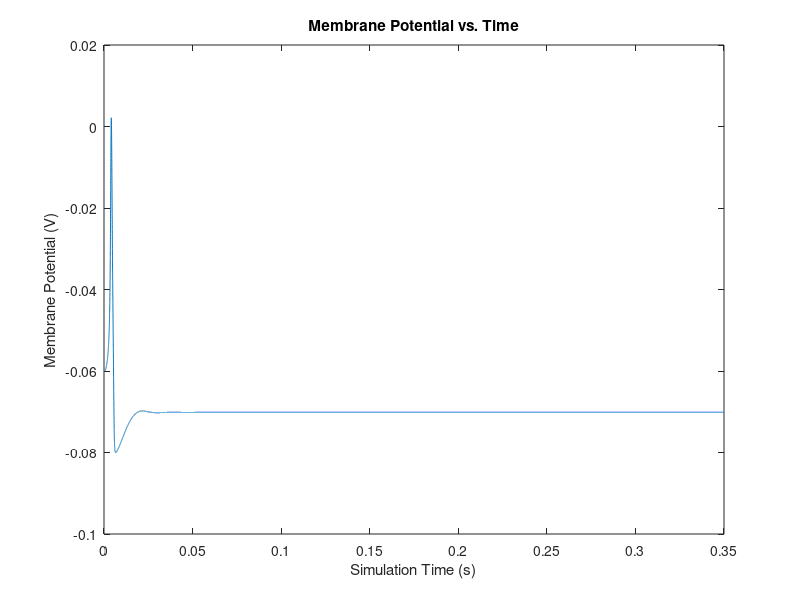

MATLAB code to generate this figure:
% Define parameters
Gl = 30e-9;  
Gnamax = 12e-6;
Gkmax = 3.6e-6;
Ena = 45e-3;
Ek = -82e-3;
El = -60e-3;
Cm = 100e-12;
Iapp = 0;

% Define time parameters
t_start = 0;  % Start time
t_end = 0.35; % End time
dt = 0.00001;   % Time step size

% Define time vector
t = t_start:dt:t_end;

% Preallocate arrays to store results
V = zeros(size(t));
m = zeros(size(t));
h = zeros(size(t));
n = zeros(size(t));

% Initial conditions
V(1) = El;

% Main simulation loop
% Matlab starts at index 1
% End at length(t)-1 because you've got i+1 indexes
for i = 1:length(t)-1
    if V(i)==-0.045
        am=100;
    else
        am=(1e5*(-V(i)-0.045))/(exp(100*(-V(i)-0.045))-1);
    end
    bm=4e3*exp((-V(i)-0.070)/(0.018));
    ah=70*exp(50*(-V(i)-0.070));
    bh=1e3/(1+exp(100*(-V(i)-0.040)));
    if V(i)==-0.06
        an=100;
    else
        an=(1e4*(-V(i)-0.060))/(exp(100*(-V(i)-0.060))-1);
    end
    bn=125*exp((-V(i)-0.070)/(0.08));
    dV = (Gl*(El-V(i))+Gnamax*power(m(i),3)*h(i)*(Ena-V(i))+Gkmax*power(n(i),4)*(Ek-V(i))+Iapp)/Cm;
    dm = am*(1-m(i))- bm*m(i);
    m(i+1) = m(i) + dm * dt;
    dh = ah*(1-h(i))-bh*h(i);
    h(i+1) = h(i) + dh * dt;
    dn = an*(1-n(i))-bn*n(i);
    n(i+1) = n(i) + dn * dt;
    V(i+1) = V(i) + dt*dV;
end

% Plot results
figure(1)
plot(t, V);
xlabel('Simulation Time (s)');
ylabel('Membrane Potential (V)');
title('Membrane Potential vs. Time');
